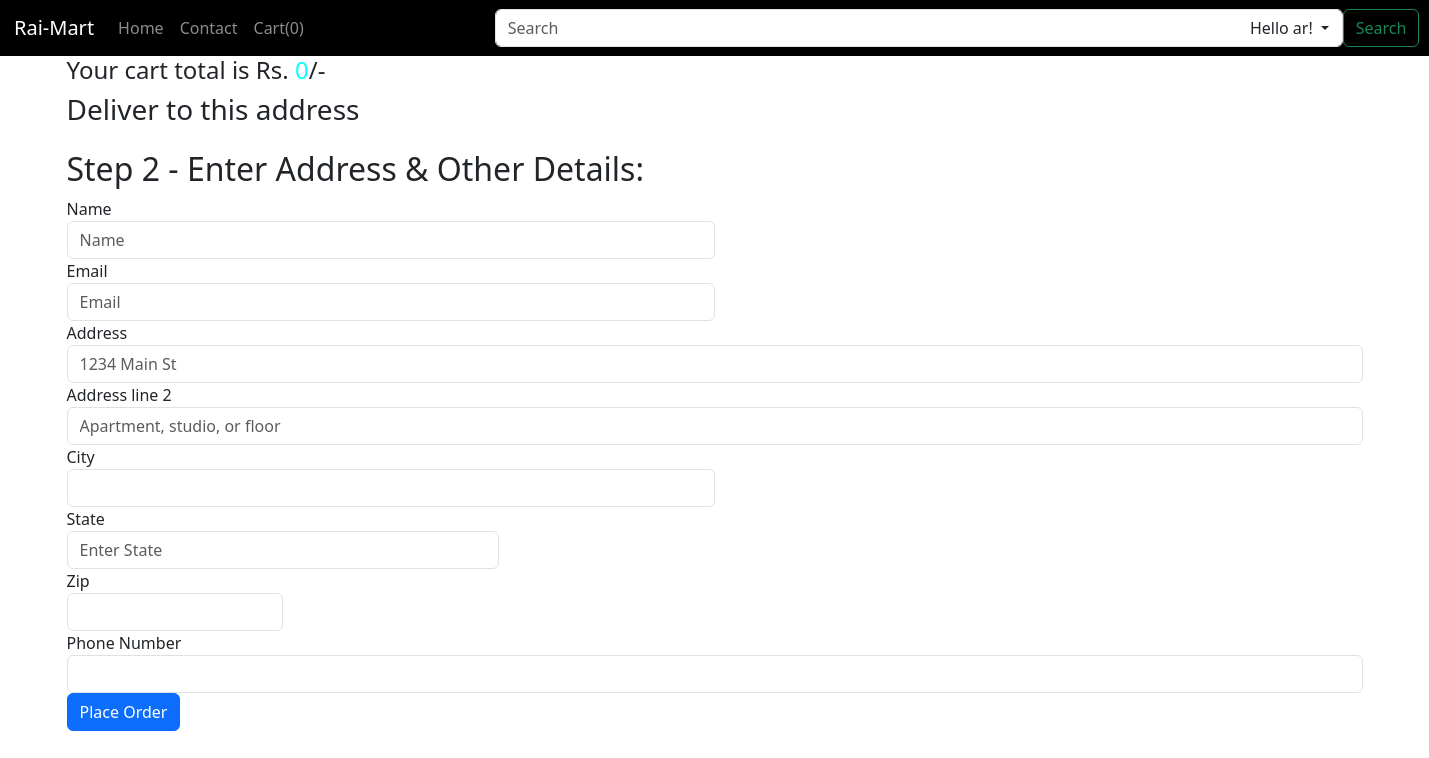
Page /home/cart/checkout (signed in) on the earlier database version.
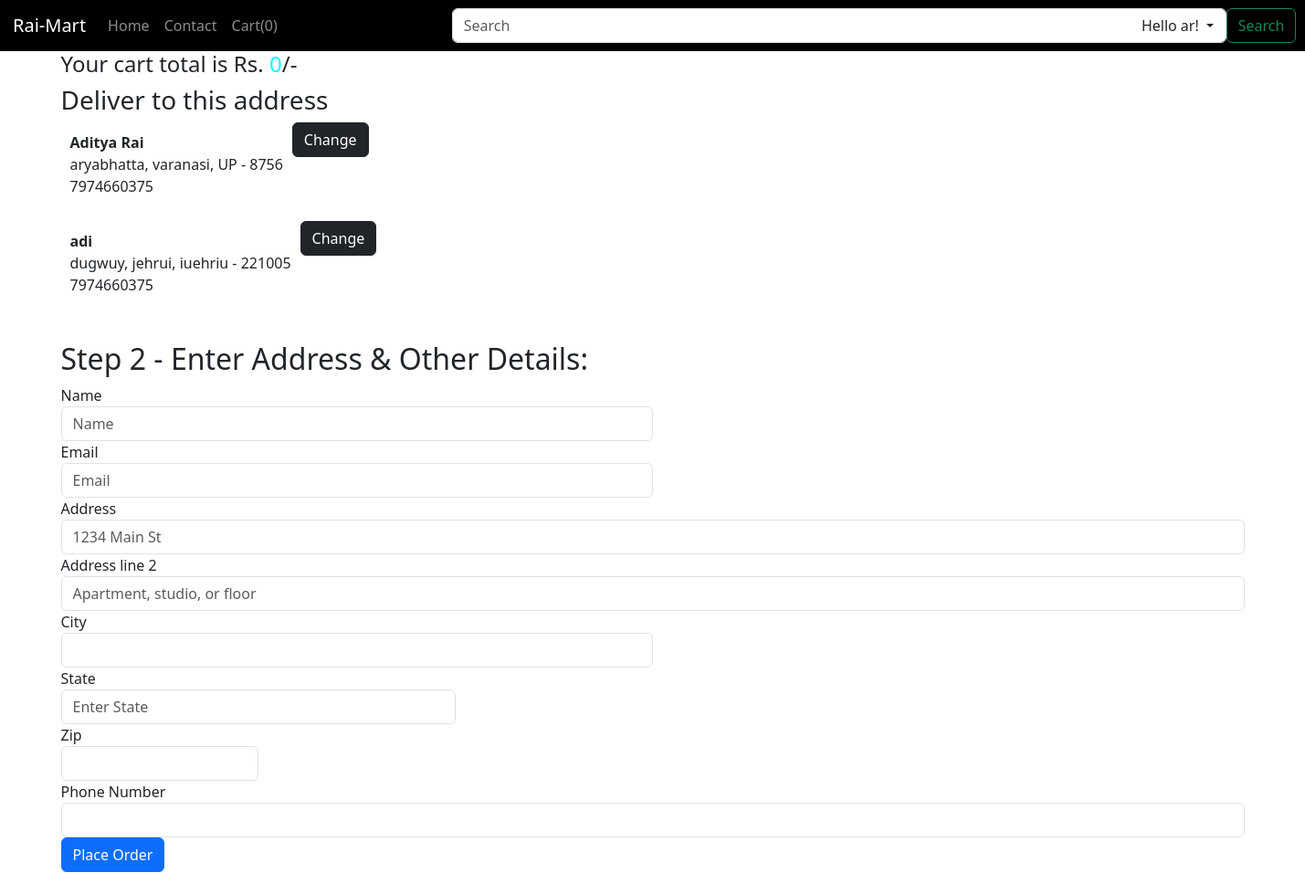
Same page on the later database version.
### home/models.py (models this page shows, shortened)
class newAddress(models.Model):
    user = models.ForeignKey(User, on_delete=models.CASCADE, null=True, blank=True)
    ordId = models.AutoField(primary_key=True)
    name = models.CharField(max_length=100,default="")
    primary = models.BooleanField(default=False)
    phone = models.CharField(max_length=20, default="")
    pincode = models.CharField(max_length=10, default="")
    city = models.CharField(max_length=200, default="")
    street = models.CharField(max_length=300, default="")
    state = models.CharField(max_length=50, default="")

### home/views.py (the view, shortened to what this page needs)
# urls.py: path('home/cart/checkout',views.checkout,name="checkout"),
@login_required(login_url="/signin")
def checkout(request):
    user = request.user
    addList = []
    addresses = newAddress.objects.filter(user=user)
    for newAdd in addresses:
        user_name = newAdd.name.strip()
        user_phone = newAdd.phone.strip()
        user_pincode = newAdd.pincode.strip()
        user_city = newAdd.city.strip()
        user_street = newAdd.street.strip()
        user_state = newAdd.state.strip()
        addList.append({'name':user_name,'phone':user_phone,'pincode':user_pincode,'city':user_city,'street':user_street,'state':user_state})
    cart_product_list = request.session.get('cart_product_list', [])
    new_cart_product_list = request.session.get('new_cart_product_list',[])
    bool_storer = request.session.get('bool_storer',[])
    fname = request.session.get('fname')
    return render(request,'checkout.html',{"firstBool":bool_storer[0] if bool_storer else True,"secondBool":bool_storer[1] if bool_storer else False,"cart_product_list":cart_product_list,"new_cart_product_list":new_cart_product_list,"fname":fname,'addList':addList})

### templates/checkout.html (shortened to what this page needs)
{% extends 'basic.html' %}
{% block body %}
{% if user.is_authenticated %}
<div class="container">
    {% if firstBool == True and secondBool == False %}
    <h4>Your cart total is Rs. <span id="total" style="color: aqua;">0</span>/-</h4>
    <h3>Deliver to this address</h3>
    {% for address in addList %}
    <div style="display: flex; flex-direction: row;">
        <div style="margin: 10px;">
            <p><strong>{{address.name}}</strong><br>
            {{address.street}}, {{address.city}}, {{address.state}} - {{address.pincode}} <br> {{address.phone}}</p>
        </div>
        <div>
            <button class="btn btn-dark">Change</button>
        </div>
    </div>
    {% endfor %}
    <div class="col my-4">
        <h2>Step 2 - Enter Address & Other Details:</h2>
        <form method="post" action="/paytm" id="checkoutForm">{% csrf_token %}
            <div class="form-row">
                <div class="form-group col-md-6">
                    <label for="inputname">Name</label>
                    <input type="name" class="form-control" id="inputname" placeholder="Name" name="name">
                </div>
                <div class="form-group col-md-6">
                    <label for="inputEmail4">Email</label>
                    <input type="email" class="form-control" id="inputEmail4" placeholder="Email" name="email">
                </div>
            </div>
            <div class="form-group">
                <label for="inputAddress">Address</label>
                <input type="text" class="form-control" id="inputAddress" placeholder="1234 Main St" name="address1">
            </div>
            <div class="form-group">
                <label for="inputAddress2">Address line 2</label>
                <input type="text" class="form-control" id="inputAddress2" placeholder="Apartment, studio, or floor"
                    name="address2">
            </div>
            <div class="form-row">
                <div class="form-group col-md-6">
                    <label for="inputCity">City</label>
                    <input type="text" class="form-control" id="inputCity" name="city">
                </div>
                <div class="form-group col-md-4">
                    <label for="inputState">State</label>
                    <input type="text" class="form-control" id="inputState" placeholder="Enter State" name="state">
                </div>
                <div class="form-group col-md-2">
                    <label for="inputZip">Zip</label>
                    <input type="text" class="form-control" id="inputZip" name="zip_code">
                </div>
            </div>
            <div class="form-group">
                <label for="inputZip">Phone Number</label>
                <input type="tel" class="form-control" id="inputPhone" name="phone_number">
            </div>
                <button type="button" class="btn btn-primary checkoutBtn" onclick="submitForm()">Place Order</button>
        </form>
    </div>
    {% else %}
    <h5>Your order has been placed successfully!! For More Information of Order navigate to <a
            href="/home/orders">Orders</a> Page. <br>To continue Shopping click <a href="/">Here</a></h5>
    {% endif %}
</div>
{% endif %}
{% endblock %}

### templates/basic.html (shortened to what this page needs)
<!doctype html>
<html lang="en">
<head>
    <link href="https://cdn.jsdelivr.net/npm/bootstrap@5.3.0/dist/css/bootstrap.min.css" rel="stylesheet">
  </head>
  <body>
    {% if user.is_authenticated %}
    <nav class="navbar navbar-expand-lg navbar-dark bg-black">
      <a class="navbar-brand" style="margin-left: 14px;" href="/">Rai-Mart</a>
      <div class="collapse navbar-collapse" id="navbarSupportedContent">
        <ul class="navbar-nav mr-auto">
          <li class="nav-item active">
            <a class="nav-link" href="/">Home </a>
          </li>
          <li class="nav-item">
            <a class="nav-link" href="/home/contact">Contact</a>
          </li>
          <li class="nav-item">
            <a class="nav-link" href="/home/cart">Cart(<span id="cart">0</span>)</a>
          </li>
        </ul>
        <form method="get" action="/home/search" class="form-inline my-2 my-lg-0" style="display: flex;">
          <input class="form-control mr-sm-2" style="width: 848px; margin-left: 183px;" id="search" name="search" type="search" placeholder="Search" aria-label="Search">
          <button class="btn btn-outline-success my-2 my-sm-0" type="submit">Search</button>
        </form>
        <li class="signinli">
          <a class="nav-link dropdown-toggle" href="#" id="navbarDropdown" role="button" data-toggle="dropdown"
            aria-haspopup="true" aria-expanded="false">
            Hello {{fname}}!
          </a>
        </li>
        {% endif %}
      </div>
    </nav>
  {% block body %} {% endblock %}
  </body>
</html>

### templates/basic.html (style rules this page uses)
.signinli { list-style-type: none; position: absolute; margin-right: 100px; right: 0; }

Differences in the rows shown:
added newAddress: name "Aditya Rai", street "aryabhatta", city "varanasi", state "UP", pincode "8756", phone "7974660375"
added newAddress: name "adi", street "dugwuy", city "jehrui", state "iuehriu", pincode "221005", phone "7974660375"
Other differences:
new list line: ", , - Change"
